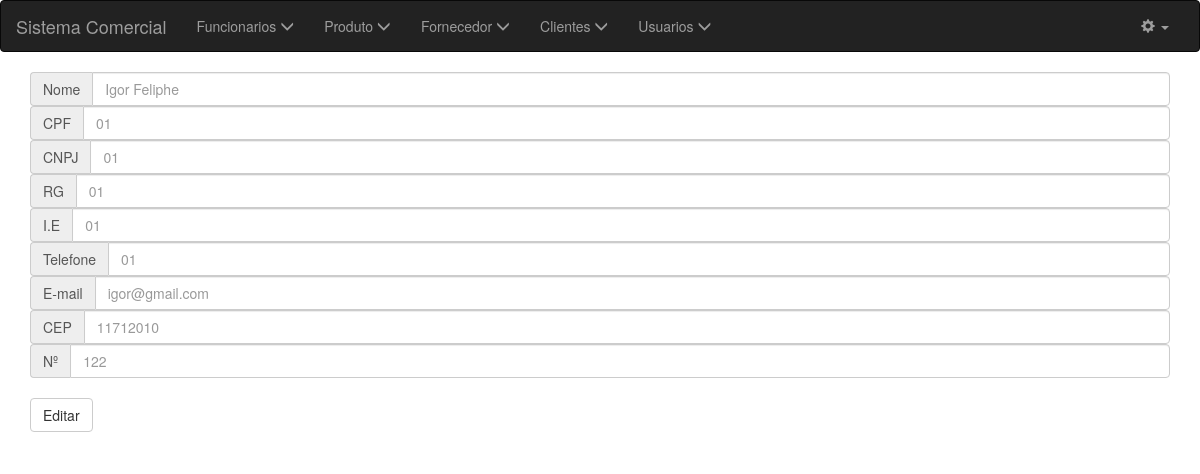
Page /editCliente.php?id=1 (signed in) on the committed database.
### tables this page shows
CREATE TABLE `tb_cliente` (
  `cd_cliente` int(11) NOT NULL,
  `nm_cliente` varchar(50) NOT NULL,
  `cpf_cliente` varchar(11) NOT NULL,
  `cnpj_cliente` varchar(20) NOT NULL,
  `rg_cliente` varchar(20) NOT NULL,
  `ie_cliente` varchar(20) NOT NULL,
  `tel_cliente` varchar(15) NOT NULL,
  `email_cliente` varchar(30) NOT NULL,
  `cep_cliente` int(11) NOT NULL,
  `num_res_cliente` varchar(10) DEFAULT NULL,
  `img_cliente` varchar(255) DEFAULT 'padrao.jpg'
);

### editCliente.php (the view, shortened to what this page needs)
<?php
include 'header.php';
 include_once 'config.php';
$ind = $_GET['id'];
$pdo = conectar();
$rs = $pdo->query("SELECT * FROM tb_cliente where cd_cliente='$ind'");
$row = $rs->fetch(PDO::FETCH_OBJ);
 ?>
<html>
	<head>
	</head>
	<body>
<div class="container">
		<form action="" method="POST">
<div class="input-group">
  <span class="input-group-addon" id="basic-addon1">Nome</span>
  <input type="text" class="form-control" name="nome" aria-describedby="basic-addon1" placeholder="<?php echo $row->nm_cliente ?>" >
</div>
<div class="input-group">
  <span class="input-group-addon" id="basic-addon1">CPF</span>
  <input type="text" class="form-control" name="cpf" aria-describedby="basic-addon1" maxlength="11" placeholder="<?php echo $row->cpf_cliente ?>">
</div>
<div class="input-group">
  <span class="input-group-addon" id="basic-addon1">CNPJ</span>
  <input type="text" class="form-control" name="cnpj" aria-describedby="basic-addon1" placeholder="<?php echo $row->cnpj_cliente ?>">
</div>
<div class="input-group">
  <span class="input-group-addon" id="basic-addon1">RG</span>
  <input type="text" class="form-control" name="rg" aria-describedby="basic-addon1" placeholder="<?php echo $row->rg_cliente ?>">
</div>
<div class="input-group">
  <span class="input-group-addon" id="basic-addon1">I.E</span>
  <input type="text" class="form-control" name="ie" aria-describedby="basic-addon1" placeholder="<?php echo $row->ie_cliente ?>">
</div>
<div class="input-group">
  <span class="input-group-addon" id="basic-addon1">Telefone</span>
  <input type="number" class="form-control" name="tel" aria-describedby="basic-addon1" placeholder="<?php echo $row->tel_cliente ?>">
</div>
<div class="input-group">
  <span class="input-group-addon" id="basic-addon1">E-mail</span>
  <input type="email" class="form-control" name="email" aria-describedby="basic-addon1" placeholder="<?php echo $row->email_cliente ?>">
</div>
<div class="input-group">
  <span class="input-group-addon" id="basic-addon1">CEP</span>
  <input type="text" class="form-control" id="cep" name="cep" aria-describedby="basic-addon1" placeholder="<?php echo $row->cep_cliente ?>">
</div>
<div class="input-group">
  <span class="input-group-addon" id="basic-addon1">Nº</span>
  <input type="text" class="form-control" name="num" aria-describedby="basic-addon1" placeholder="<?php echo $row->num_res_cliente ?>">
</div>
<br>
			<button class="btn btn-default" type="submit" name="confirmar">Editar</button><br>
		</form>
	</div>
	</body>
</html>

### rows in the picture
tb_cliente: nome "Igor Feliphe", cpf "01", cnpj "01", rg "01", ie "01", tel "01", email "igor@gmail.com", cep "11712010", num "122"
